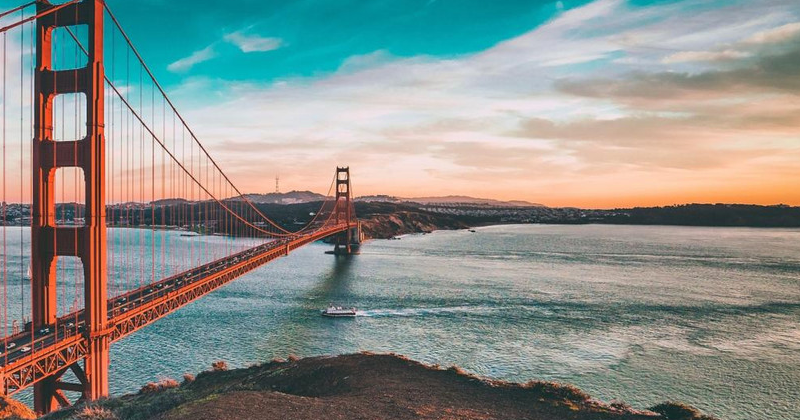
#> input picture assets/image_1.png, 800 x 420 px
$ python main.py
#> lines starting #> are read from the running program, lines starting #| are printed output that depends on the picture; after the words box and inside, x2 and y2 are one past the last pixel; in counts of white or black regions, pixels touching at a corner belong together
import cv2 as cv

img1 = cv.imread("../assets/image_1.png")
#> img1 is the input picture: shape (420, 800, 3); mean B, G, R 139.4, 144.4, 139.2
img2 = cv.imread("../assets/image_2.png")
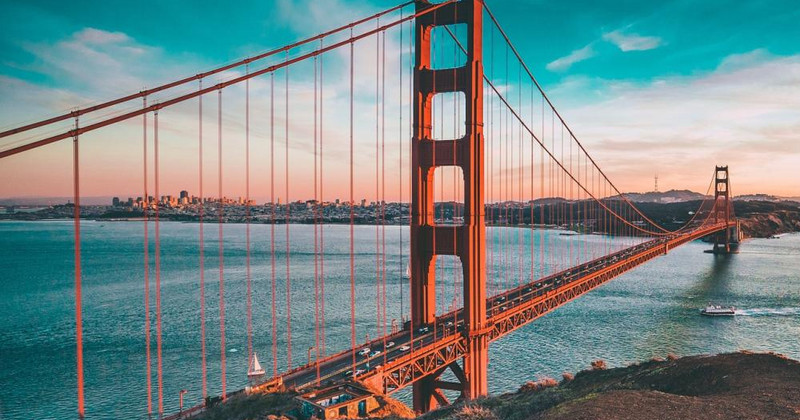
#> input picture assets/image_2.png, 800 x 420 px
#> img2 is the input picture: shape (420, 800, 3); mean B, G, R 136.6, 136.2, 118.7
h, w, c = img2.shape
#> h = 420; w = 800; c = 3
loc1 = ()
loc2 = ()

for i in range(0, h, 100):
    for j in range(0, w, 100):
        template = img1[i:i+100, j:j+100].copy()
        temp_match = cv.matchTemplate(img2, template, cv.TM_CCOEFF_NORMED)
        max_loc = cv.minMaxLoc(temp_match)[3]
        max_val = cv.minMaxLoc(temp_match)[1]
        cv.rectangle(img1, (j, i), (j+100, i+100), 255, 2)
        if max_val > 0.9:
            cv.rectangle(
                img2, max_loc, (max_loc[0]+100, max_loc[1]+100), 255, 2)
            loc2

        cv.imshow("img1", img1)
        cv.imshow("img2", img2)
        cv.imshow("template", template)
        cv.waitKey(0)
#> this loop made 5 passes
#> pass 1, `cv.imshow("img2", img2)`:
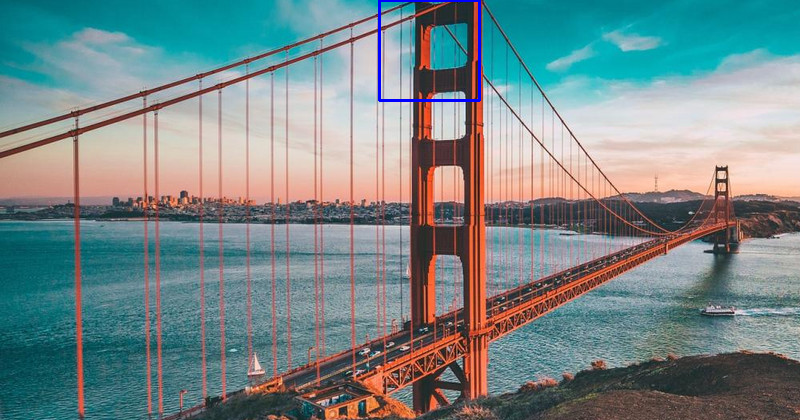
#> window 'img2': shape (420, 800, 3); mean B, G, R 137, 135.8, 118.2
#> pass 1, `cv.imshow("template", template)`:
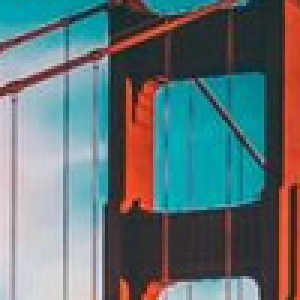
#> window 'template': shape (100, 100, 3) (shown 3 times larger); mean B, G, R 118.2, 115.2, 97.5
#> pass 1, `cv.imshow("img1", img1)`:
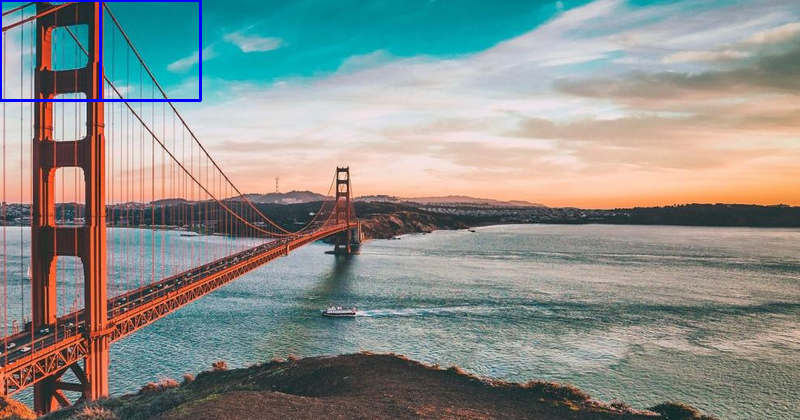
#> window 'img1': shape (420, 800, 3); mean B, G, R 140, 143.6, 138.5
#> after the loop:
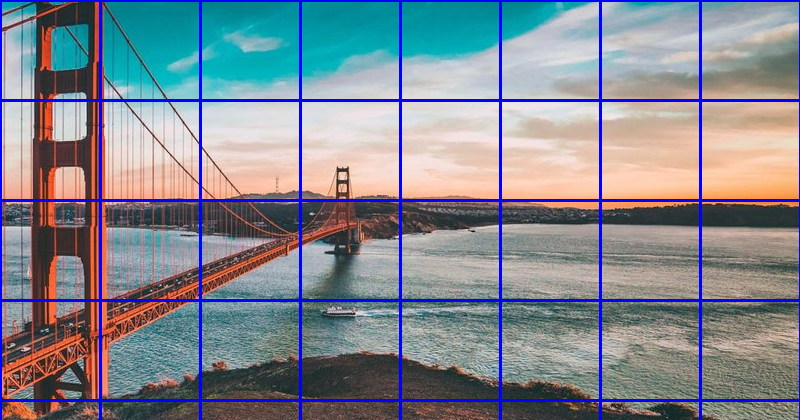
#> img1: shape (420, 800, 3); 6.23% of pixels changed, all inside (x1, y1, x2, y2) = (0, 0, 800, 420)
#> after the loop:
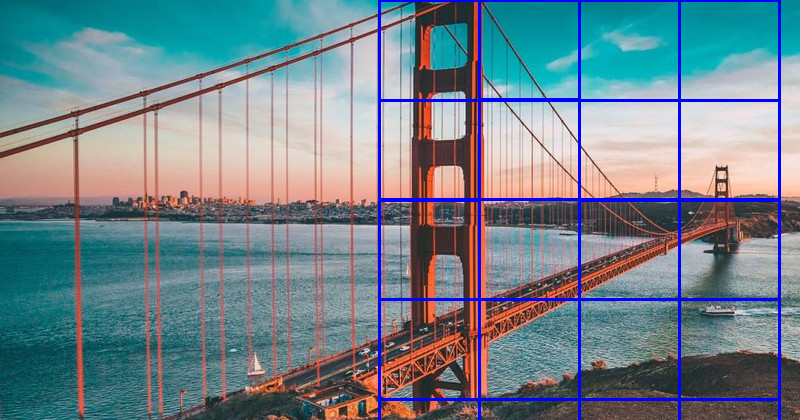
#> img2: shape (420, 800, 3); 3.61% of pixels changed, all inside (x1, y1, x2, y2) = (378, 0, 781, 420)
#> after the loop:
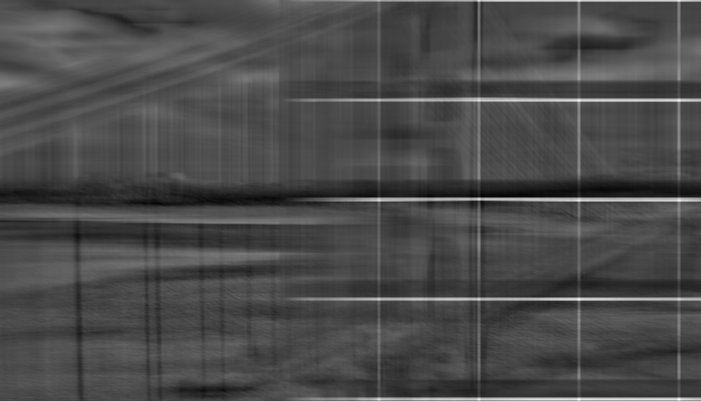
#> temp_match: shape (401, 701) float32; min -0.292, max 0.743, mean 0.00972; drawn with min black and max white

# [20 lines of commented-out code are left out]
cv.destroyAllWindows()
